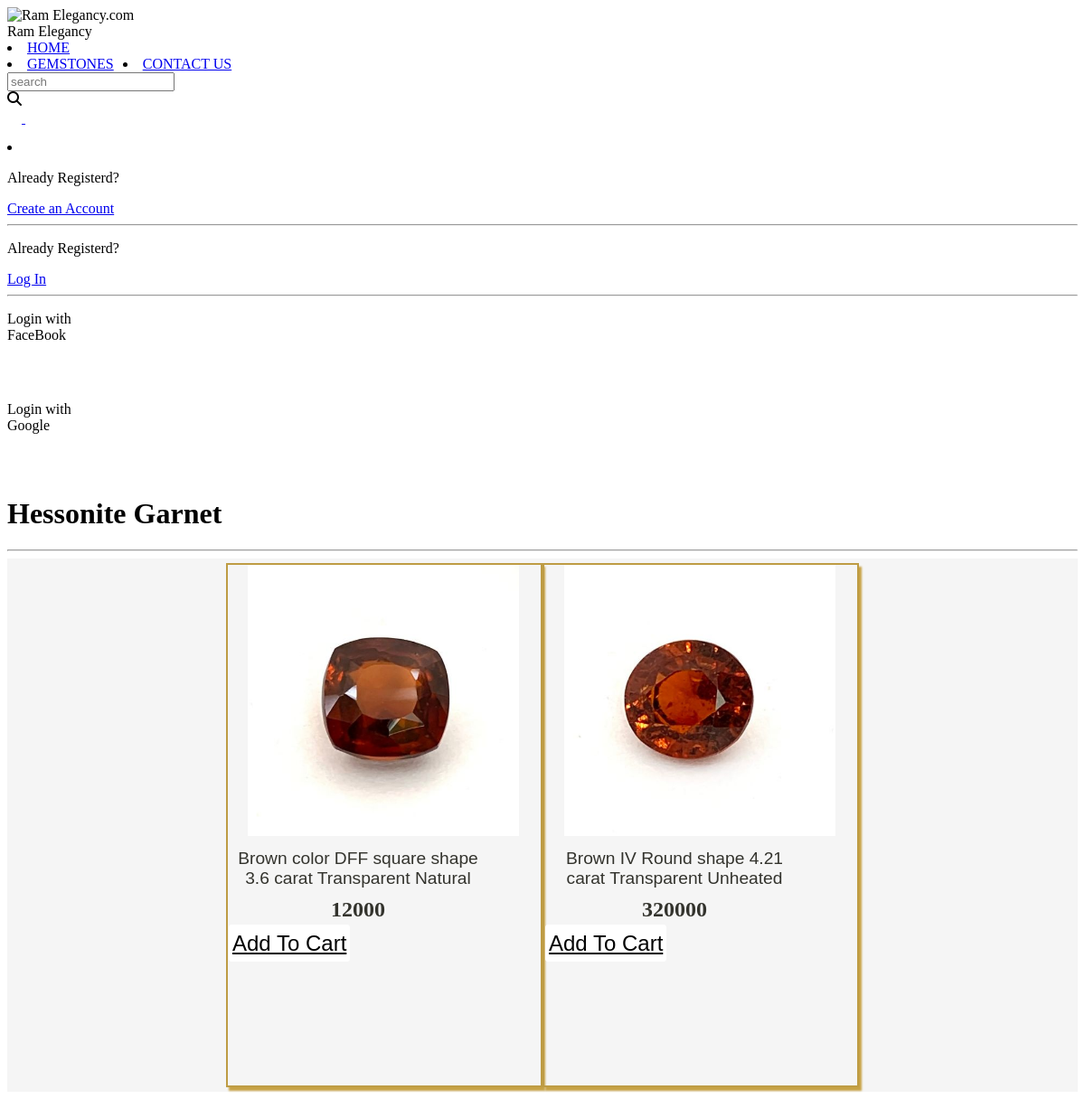
The page /ram_app/garnet/ on the database its author committed.
### ram_app/models.py (models this page shows, shortened)
class P_hessonite_garnet(models.Model):
    hg_id=models.AutoField
    hg_name=models.CharField(max_length=30)
    image=models.ImageField(upload_to="hg_images",default="")
    d_color=models.CharField(max_length=30)
    d_clearity=models.CharField(max_length=20)
    d_shape=models.CharField(max_length=20)
    d_carat=models.CharField(max_length=20)
    price=models.IntegerField(default=0)
    d_desc=models.CharField(max_length=30)
    pub_date=models.DateField()

### ram_app/views.py (the view)
# urls.py: path('garnet/', views.garnet, name="Garnet"),
def garnet(request):
    garnet_list=P_hessonite_garnet.objects.all()
    n= len(garnet_list)
    nSlides= n//4 + ceil((n/4) + (n//4))
    params={'no_of_slides':nSlides, 'range':range(1,nSlides), 'garnet_list':garnet_list}
    return render(request,'ram_app/garnet.html',params)

### ram_app/templates/ram_app/garnet.html (shortened to what this page needs)
{% extends 'ram_app/basic.html' %}
{% load static %}
{% block css %}
<link rel="stylesheet" href="{% static 'r_assets/rcss/style.css' %}">{% endblock %}
{% block body %}
<h1>Hessonite Garnet</h1>
<hr>
<div class="container">
    <div class="row">
        {% for i in garnet_list %}
        <div class="col" style=" margin: 5px 0px; ">
            <div class="card" style="width: 18rem;">
                <img src="/media/{{i.image}}" alt="...">
                <div class="card-body">
                    <p class="card-text">{{i.d_color}} {{i.d_clearity}} {{i.d_shape}} {{i.d_carat}} carat {{i.d_desc}}</p>
                    <h5>{{i.price}}</h5>
                    <a href="#" class="btn btn-success">Add To Cart</a>
                </div>
            </div>
        </div>
{% endfor %}
    </div>
</div>
{% endblock %}

### ram_app/static/r_assets/rcss/style.css (style rules this page uses)
* { box-sizing: border-box; }
.row:after { content: ""; display: table; clear: both; }
.container { background-color: whitesmoke; }
.container .row { display: flex; flex-wrap: wrap; align-items: center; justify-content: center; }
.container .row .col { height: 120px; width: 115px; border: 0px solid rgb(197, 195, 189); margin: 10px 20px; box-shadow: 3px 4px 2px rgb(197, 195, 189); }
.container .row .col .card { justify-content: center; align-items: center; height: 250px; width: 200px; }
.container .row .col .card img { margin-left: 22px; justify-content: center; align-items: center; height: 70px; width: 70px; }
.container .row .col .card h5 { font-family: 'Playfair Display', serif; color: rgb(51, 51, 45); justify-content: center; text-align: center; font-size: 1.5rem; margin: 2px 7px; }
.container .row .col .card p { font-family: Arial, Helvetica, sans-serif; color: rgb(51, 51, 45); text-align: center; font-size: 1.2rem; margin: 2px 30px; }
h5 { font-family: 'Playfair Display', serif; color: rgb(51, 51, 45); justify-content: center; text-align: center; font-size: 1.2rem; margin: 10px 15px; }
.btn { margin: 1px; justify-content: center; align-items: center; padding: 5px 2px; border: 2px solid white; border-radius: 4px; background-color: white; color: black; font-family: 'Rubik', sans-serif; font-size: 1.5rem; transition: all 0.2s ease-out 0s; }

### ram_app/templates/ram_app/garnet.html (style rules this page uses)
.container { background-color: whitesmoke; }
.container .row { display: flex; align-items: center; justify-content: center; }
.container .row .col { height: 580px; width: 350px; border: 2px solid rgb(190, 156, 68); margin: 10px 20px; box-shadow: 3px 4px 2px rgb(199, 162, 69); }
.container .row .col .card { justify-content: center; align-items: center; height: 350px; width: 300px; }
.container .row .col .card img { margin-left: 22px; justify-content: center; align-items: center; height: 300px; width: 300px; }
.container .row .col .card h5 { font-family: 'Playfair Display', serif; color: rgb(51, 51, 45); text-align: center; font-size: 1.5rem; margin:10px; }
.container .row .col .card p { font-family: Arial, Helvetica, sans-serif; color: rgb(51, 51, 45); text-align: center; font-size: 1.2rem; margin:10px; }
.btn { margin:1px; justify-content: center; align-items: center; padding: 5px 2px; border: 2px solid white; border-radius: 4px; background-color: white; color: black; font-family: 'Rubik', sans-serif; font-size: 1.5rem; transition: all 0.2s ease-out 0s; }

### rows shown on the page
P_hessonite_garnet: image (picture), d_color "Brown color", d_clearity "DFF", d_shape "square shape", d_carat "3.6", d_desc "Transparent Natural", price "12000"
P_hessonite_garnet: image (picture), d_color "Brown", d_clearity "IV", d_shape "Round shape", d_carat "4.21", d_desc "Transparent Unheated", price "320000"
